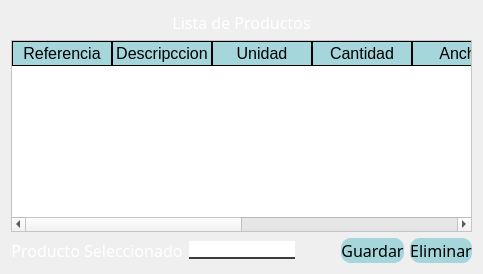
                                   <widget class="QWidget" name="tab_3">
                                    <property name="styleSheet">
                                     <string notr="true">QLabel{
background-color:#000000ff;
color:White;
border:0px solid #14C8DC;
}

QLineEdit{
background-color:White;
border:0px;
color:Black;
border-bottom:2px solid rgb(61,61,61);
font: 75 12pt &quot;Times New Roman&quot;;
}

QPushButton{
background-color:#A4D6DC;
border-radius:10px;
color:Black;
}

QPushButton:hover{
background-color:#DCD8A4;
border-radius:10px;
color:Black;
}

QComboBox{
background-color:White;
border:0px;
color:Black;
border-bottom:2px solid rgb(61,61,61);
font: 75 12pt &quot;Times New Roman&quot;;
}

QTableWidget{
	background-color:rgb(255,255,255);
	color:rgb(0,0,0);
	gridline-color:rgb(61,61,61);
	font-size:12pt;
	color:#000000;
}

QHeaderView::section{
background-color:#A4D6DC;
border:1px solid rgb(0,0,0);
font-size:12pt;
}

QTableWidgetQTableCornerButton::section{
background-color:rgba(225,255,255,0.1);
border:1px solid rgb(0,206,151);
}</string>
                                    </property>
                                    <attribute name="title">
                                     <string>Lista de Productos</string>
                                    </attribute>
                                    <layout class="QVBoxLayout" name="verticalLayout_73">
                                     <item>
                                      <layout class="QHBoxLayout" name="horizontalLayout_76" stretch="1,5,1">
                                       <item>
                                        <spacer name="horizontalSpacer_67">
                                         <property name="orientation">
                                          <enum>Qt::Horizontal</enum>
                                         </property>
                                         <property name="sizeHint" stdset="0">
                                          <size>
                                           <width>40</width>
                                           <height>20</height>
                                          </size>
                                         </property>
                                        </spacer>
                                       </item>
                                       <item>
                                        <widget class="QLabel" name="TitDos_2">
                                         <property name="font">
                                          <font>
                                           <family>Goudy Old Style</family>
                                           <pointsize>12</pointsize>
                                          </font>
                                         </property>
                                         <property name="text">
                                          <string>Lista de Productos</string>
                                         </property>
                                         <property name="alignment">
                                          <set>Qt::AlignCenter</set>
                                         </property>
                                        </widget>
                                       </item>
                                       <item>
                                        <spacer name="horizontalSpacer_68">
                                         <property name="orientation">
                                          <enum>Qt::Horizontal</enum>
                                         </property>
                                         <property name="sizeHint" stdset="0">
                                          <size>
                                           <width>40</width>
                                           <height>20</height>
                                          </size>
                                         </property>
                                        </spacer>
                                       </item>
                                      </layout>
                                     </item>
                                     <item>
                                      <layout class="QHBoxLayout" name="horizontalLayout_77" stretch="0,20,0">
                                       <item>
                                        <spacer name="horizontalSpacer_69">
                                         <property name="orientation">
                                          <enum>Qt::Horizontal</enum>
                                         </property>
                                         <property name="sizeHint" stdset="0">
                                          <size>
                                           <width>0</width>
                                           <height>0</height>
                                          </size>
                                         </property>
                                        </spacer>
                                       </item>
                                       <item>
                                        <widget class="QTableWidget" name="TWLista_2">
                                         <property name="cursor" stdset="0">
                                          <cursorShape>OpenHandCursor</cursorShape>
                                         </property>
                                         <column>
                                          <property name="text">
                                           <string>Referencia</string>
                                          </property>
                                         </column>
                                         <column>
                                          <property name="text">
                                           <string>Descripccion</string>
                                          </property>
                                         </column>
                                         <column>
                                          <property name="text">
                                           <string>Unidad</string>
                                          </property>
                                         </column>
                                         <column>
                                          <property name="text">
                                           <string>Cantidad</string>
                                          </property>
                                         </column>
                                         <column>
                                          <property name="text">
                                           <string>Ancho</string>
                                          </property>
                                         </column>
                                         <column>
                                          <property name="text">
                                           <string>Largo</string>
                                          </property>
                                         </column>
                                         <column>
                                          <property name="text">
                                           <string>Lugar</string>
                                          </property>
                                         </column>
                                         <column>
                                          <property name="text">
                                           <string>Folio REQ</string>
                                          </property>
                                         </column>
                                        </widget>
                                       </item>
                                       <item>
                                        <spacer name="horizontalSpacer_70">
                                         <property name="orientation">
                                          <enum>Qt::Horizontal</enum>
                                         </property>
                                         <property name="sizeHint" stdset="0">
                                          <size>
                                           <width>0</width>
                                           <height>0</height>
                                          </size>
                                         </property>
                                        </spacer>
                                       </item>
                                      </layout>
                                     </item>
                                     <item>
                                      <layout class="QHBoxLayout" name="horizontalLayout_78" stretch="3,0,1">
                                       <item>
                                        <layout class="QHBoxLayout" name="horizontalLayout_79">
                                         <item>
                                          <widget class="QLabel" name="SetProducto_2">
                                           <property name="font">
                                            <font>
                                             <family>Goudy Old Style</family>
                                             <pointsize>12</pointsize>
                                            </font>
                                           </property>
                                           <property name="text">
                                            <string>Producto Seleccionado</string>
                                           </property>
                                           <property name="alignment">
                                            <set>Qt::AlignCenter</set>
                                           </property>
                                          </widget>
                                         </item>
                                         <item>
                                          <widget class="QLineEdit" name="TXSetProducto_2">
                                           <property name="enabled">
                                            <bool>false</bool>
                                           </property>
                                          </widget>
                                         </item>
                                        </layout>
                                       </item>
                                       <item>
                                        <spacer name="horizontalSpacer_71">
                                         <property name="orientation">
                                          <enum>Qt::Horizontal</enum>
                                         </property>
                                         <property name="sizeHint" stdset="0">
                                          <size>
                                           <width>40</width>
                                           <height>20</height>
                                          </size>
                                         </property>
                                        </spacer>
                                       </item>
                                       <item>
                                        <layout class="QHBoxLayout" name="horizontalLayout_80">
                                         <item>
                                          <widget class="QPushButton" name="BTGuardar_3">
                                           <property name="minimumSize">
                                            <size>
                                             <width>0</width>
                                             <height>25</height>
                                            </size>
                                           </property>
                                           <property name="font">
                                            <font>
                                             <family>Goudy Old Style</family>
                                             <pointsize>12</pointsize>
                                            </font>
                                           </property>
                                           <property name="cursor">
                                            <cursorShape>PointingHandCursor</cursorShape>
                                           </property>
                                           <property name="text">
                                            <string>Guardar</string>
                                           </property>
                                          </widget>
                                         </item>
                                         <item>
                                          <widget class="QPushButton" name="BTEliminar_3">
                                           <property name="minimumSize">
                                            <size>
                                             <width>0</width>
                                             <height>25</height>
                                            </size>
                                           </property>
                                           <property name="font">
                                            <font>
                                             <family>Goudy Old Style</family>
                                             <pointsize>12</pointsize>
                                            </font>
                                           </property>
                                           <property name="cursor">
                                            <cursorShape>PointingHandCursor</cursorShape>
                                           </property>
                                           <property name="text">
                                            <string>Eliminar</string>
                                           </property>
                                          </widget>
                                         </item>
                                        </layout>
                                       </item>
                                      </layout>
                                     </item>
                                    </layout>
                                   </widget>
